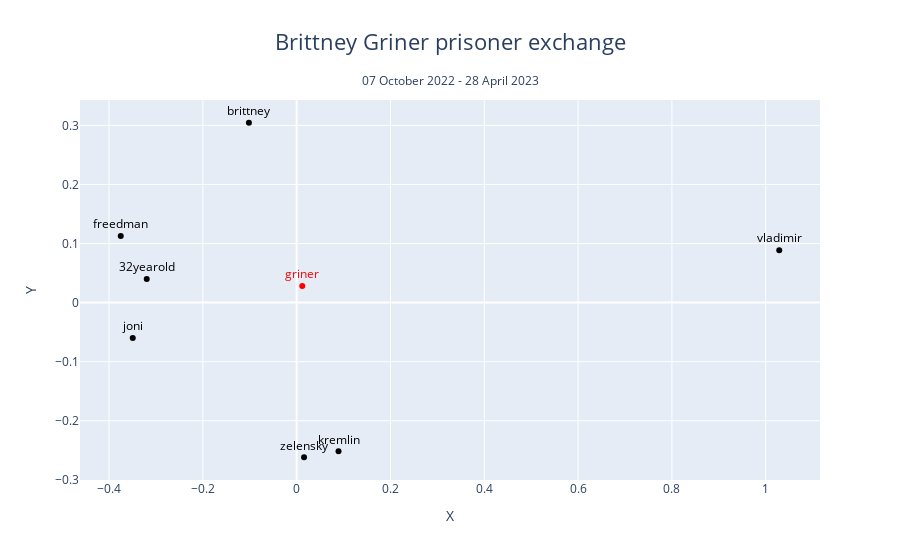

The notebook cell this image was saved under:
### Code cell
display_scatterplot(model_griner_post, vis_list_griner, test_word_griner, title=title_griner, subtitle="07 October 2022 - 28 April 2023", use_tsne=False, use_plotly=True)

### Figure 1 — Plotly figure (JSON) as saved in the notebook; plotly's stock layout.template omitted (floating-point values rounded to 4 significant figures)
{"data": [{"marker": {"color": "black"}, "mode": "markers+text", "text": ["brittney"], "textfont": {"color": "black"}, "textposition": "top center", "x": [-0.1018], "y": [0.3045], "type": "scatter"}, {"marker": {"color": "black"}, "mode": "markers+text", "text": ["freedman"], "textfont": {"color": "black"}, "textposition": "top center", "x": [-0.375], "y": [0.1126], "type": "scatter"}, {"marker": {"color": "black"}, "mode": "markers+text", "text": ["32yearold"], "textfont": {"color": "black"}, "textposition": "top center", "x": [-0.3196], "y": [0.03986], "type": "scatter"}, {"marker": {"color": "black"}, "mode": "markers+text", "text": ["kremlin"], "textfont": {"color": "black"}, "textposition": "top center", "x": [0.08928], "y": [-0.2517], "type": "scatter"}, {"marker": {"color": "black"}, "mode": "markers+text", "text": ["zelensky"], "textfont": {"color": "black"}, "textposition": "top center", "x": [0.01579], "y": [-0.2618], "type": "scatter"}, {"marker": {"color": "black"}, "mode": "markers+text", "text": ["vladimir"], "textfont": {"color": "black"}, "textposition": "top center", "x": [1.029], "y": [0.08867], "type": "scatter"}, {"marker": {"color": "black"}, "mode": "markers+text", "text": ["joni"], "textfont": {"color": "black"}, "textposition": "top center", "x": [-0.3494], "y": [-0.06008], "type": "scatter"}, {"marker": {"color": "red"}, "mode": "markers+text", "text": ["griner"], "textfont": {"color": "red"}, "textposition": "top center", "x": [0.01192], "y": [0.02799], "type": "scatter"}], "layout": {"annotations": [{"showarrow": false, "text": "07 October 2022 - 28 April 2023", "x": 0.5, "xref": "paper", "y": 1.08, "yref": "paper"}], "showlegend": false, "title": {"font": {"size": 22}, "text": "Brittney Griner prisoner exchange", "x": 0.5}, "xaxis": {"title": {"text": "X"}}, "yaxis": {"title": {"text": "Y"}}}}
